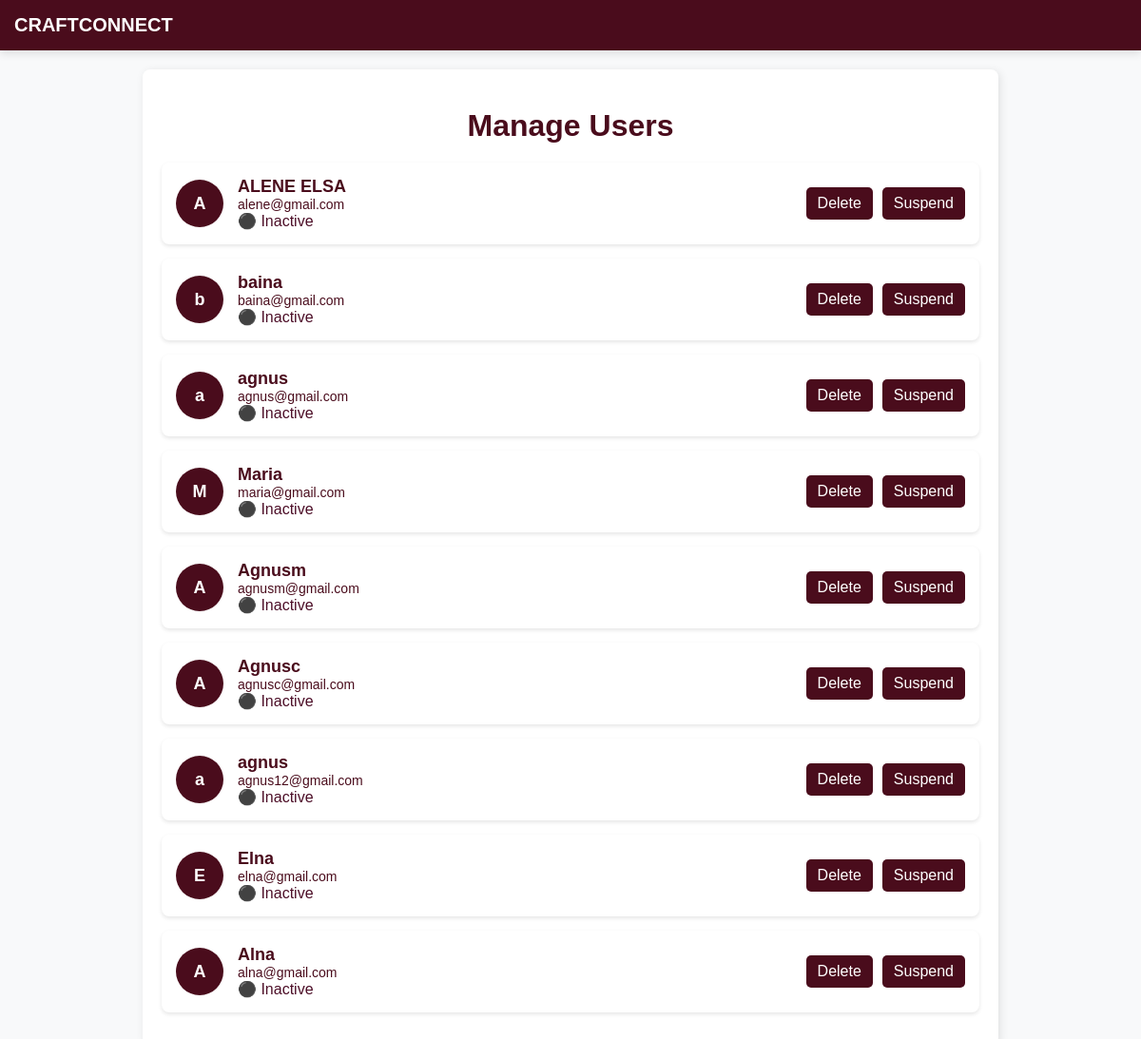
The app's page /admin/users (signed in) with its own data.
### tables this page shows
CREATE TABLE users (
            id INTEGER PRIMARY KEY AUTOINCREMENT,
            name TEXT NOT NULL,
            email TEXT UNIQUE NOT NULL,
            password TEXT NOT NULL,
            user_type TEXT NOT NULL,
            profile_pic TEXT DEFAULT 'default_profile.jpg'
        , phone TEXT, whatsapp TEXT, address TEXT, description TEXT, username TEXT, suspended default 0, is_logged_in INTEGER DEFAULT 0);

### app.py (the view)
@app.route('/admin/users')
def admin_users():
    if 'admin_logged_in' not in session:
        return redirect('/admin')
    conn = get_db_connection()
    users = conn.execute('SELECT * FROM users').fetchall()
    cursor = conn.cursor()
    try:
        cursor.execute("ALTER TABLE products ADD COLUMN approved INTEGER DEFAULT 0;")
        conn.commit()
        print("✅ 'approved' column added successfully!")
    except sqlite3.OperationalError:
        print("⚠️ Column 'approved' already exists. No changes made.")
    conn.close()
    return render_template('admin_users.html', users=users)

### app.py (called while the page is built)
def get_db_connection():
    conn = sqlite3.connect("craftconnect.db")
    conn.row_factory = sqlite3.Row
    return conn

### templates/admin_users.html (shortened to what this page needs)
<!DOCTYPE html>
<html lang="en">
<head>
    <link rel="stylesheet" href="{{ url_for('static', filename='css/styles.css') }}">
</head>
<body>
    <div class="navbar">CRAFTCONNECT</div>
    <div class="container">
        <h1>Manage Users</h1>
        <div id="users-list">
        {% for user in users %}
        <div class="user-card" data-user-type="{{ user.user_type }}" onclick="window.location.href='/admin/user/{{ user.id }}'">
            <div class="user-avatar">{{ user.name[0] }}</div>
            <div class="user-info">
                <div class="user-name">{{ user.name }}</div>
                <div class="user-email">{{ user.email }}</div>
                <div class="user-status">
                    {% if user.suspended == 1 %}
                        🔴 Suspended
                    {% elif user.is_logged_in == 1 %}
                        🟢 Active
                    {% else %}
                        ⚫ Inactive
                    {% endif %}
                </div>
            </div>
            <a href="/admin/user/delete/{{ user.id }}" class="action-btn">Delete</a>
            {% if user.suspended == 0 %}
                <a href="/admin/user/suspend/{{ user.id }}" class="action-btn">Suspend</a>
            {% else %}
                <a href="/admin/user/restore/{{ user.id }}" class="action-btn">Restore</a>
            {% endif %}
        </div>
        {% endfor %}
        </div>
    </div>
</body>
</html>

### static/css/styles.css (style rules this page uses)
body { margin: 0; padding: 0; overflow-x: hidden; font-family: Arial, sans-serif; background: white; color: #4D0F28; min-height: 100vh; box-sizing: border-box; width:100%; max-width: 100%; }
.navbar { display: flex; justify-content: space-between; align-items: center; padding: 15px 30px; background: #4D0F28; color: white; box-shadow: 0px 4px 8px rgba(0, 0, 0, 0.1); max-width: 100%; flex-wrap: wrap; }
* { outline: none; box-sizing: border-box; max-width: 100vw; }

### templates/admin_users.html (style rules this page uses)
body { font-family: Arial, sans-serif; background-color: #f8f9fa; margin: 0; padding: 0; }
.navbar { width: 100%; background-color: #4a0c1c; padding: 15px; color: white; font-size: 20px; font-weight: bold; text-align: center; }
.container { max-width: 900px; margin: 20px auto; background: white; padding: 20px; border-radius: 8px; box-shadow: 2px 2px 10px rgba(0, 0, 0, 0.1); }
h1 { text-align: center; color: #4a0c1c; margin-bottom: 20px; }
.user-card { display: flex; align-items: center; background: white; border-radius: 8px; padding: 15px; margin-bottom: 15px; box-shadow: 0 2px 4px rgba(0, 0, 0, 0.1); transition: 0.3s; cursor: pointer; }
.user-avatar { width: 50px; height: 50px; border-radius: 50%; background-color: #4a0c1c; color: white; display: flex; align-items: center; justify-content: center; font-size: 18px; font-weight: bold; margin-right: 15px; }
.user-info { flex: 1; }
.user-name { font-size: 18px; font-weight: bold; color: #4a0c1c; }
.user-email { font-size: 14px; color: #4a0c1c; }
.action-btn { background-color: #4a0c1c; color: white; border: none; padding: 8px 12px; text-decoration: none; border-radius: 5px; cursor: pointer; transition: 0.3s; margin-left: 10px; }

### records on screen
users: name "A", name "ALENE ELSA", email "alene@gmail.com", suspended "⚫ Inactive"
users: name "b", name "baina", email "baina@gmail.com", suspended "⚫ Inactive"
users: name "a", name "agnus", email "agnus@gmail.com", suspended "⚫ Inactive"
users: name "M", name "Maria", email "maria@gmail.com", suspended "⚫ Inactive"
users: name "A", name "Agnusm", email "agnusm@gmail.com", suspended "⚫ Inactive"
users: name "A", name "Agnusc", email "agnusc@gmail.com", suspended "⚫ Inactive"
users: name "a", name "agnus", email "agnus12@gmail.com", suspended "⚫ Inactive"
users: name "E", name "Elna", email "elna@gmail.com", suspended "⚫ Inactive"
users: name "A", name "Alna", email "alna@gmail.com", suspended "⚫ Inactive"
